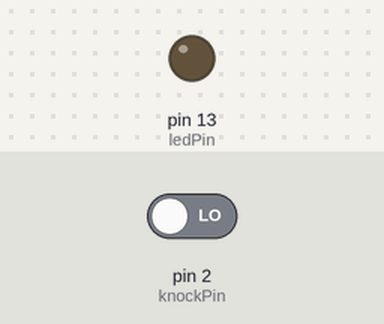
The sketch below on a simulated Arduino Uno, built with avr-gcc and run on an emulated ATmega328P. Shown: output pins drawn as LEDs (lit = HIGH). The test bench sets the inputs (shaded band); at power-on: pin 2 (knockPin) LOW. What the sketch prints to the serial monitor is not drawn.

Above: at 1.2 s.
1.3 s: pin 2 (knockPin) driven HIGH
At 8.5 s:
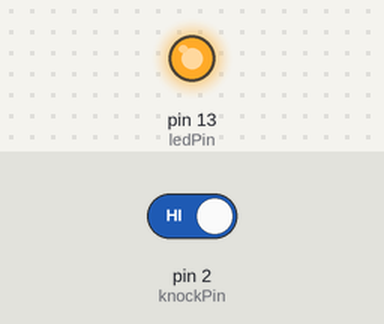
Timing chart, 0 to 15.6 s (numbered marks = the images above; inputs shaded):
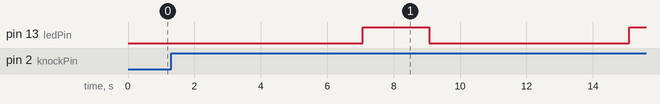

Measured:
- after the input at 1.3 s, pin 13 (ledPin): LOW → HIGH after 5.8 s, → LOW 2.0 s later, → HIGH 6.0 s later

The sketch:

knockdetector.ino
```cpp
#include <Arduino.h>

const int knockPin = 2;
const int ledPin = 13;

unsigned long previousMillis = 0;
const unsigned long interval = 1000;  // Interval in milliseconds

const int pattern_length = 5;  // Length of each knock pattern
const bool pattern1[] = {true, true, true, true, true};
const bool pattern2[] = {1, 1, 0, 1, 1};
const bool pattern3[] = {0, 1, 0, 1, 0};

const bool* patterns[] = {pattern1, pattern2, pattern3};
const int numPatterns = sizeof(patterns) / sizeof(patterns[0]);

bool checkEvent()
{
  return digitalRead(knockPin) == HIGH;
}

bool checkEventForSecond()
{
  unsigned long startMillis = millis();
  bool eventOccurred = false;

  while (millis() - startMillis < interval)
  {
    if (checkEvent())
    {
      eventOccurred = true;
      delay(1000 - (millis() - startMillis));  // Sleeps for the remainder of the time
      break;
    }
  }

  return eventOccurred;
}

void setup()
{
  pinMode(knockPin, INPUT);
  pinMode(ledPin, OUTPUT);
  digitalWrite(ledPin, LOW);
  Serial.begin(9600);
  Serial.println("\nProgram running...");
  Serial.println("Existing Patterns:");

  for (int i = 0; i < numPatterns; i++) {
    Serial.print("Pattern ");
    Serial.print(i + 1);
    Serial.print(": ");

    const bool* currentPattern = patterns[i];
    for (int j = 0; j < pattern_length; j++) {
      Serial.print(currentPattern[j]);
      if (j != pattern_length - 1) {
        Serial.print(", ");
      }
    }

    Serial.println();
  }
}

bool matchPattern(const bool* eventList, const bool* pattern)
{
  for (int i = 0; i < pattern_length; i++) {
    if (eventList[i] != pattern[i]) {
      return false;
    }
  }
  return true;
}

void loop()
{
  bool eventHappened = checkEventForSecond();
  Serial.print("\nNo knock detected. ");
  Serial.println(eventHappened);

  if (eventHappened)
  {
    Serial.println("\n\nRecording started!");
    bool eventList[pattern_length];
    int eventCount = 0;

    while (eventCount < pattern_length)
    {
      Serial.print("\nChecking...");
      bool isCheckEvent = checkEventForSecond();
      Serial.print("Pattern detected: ");
      Serial.println(isCheckEvent);

      eventList[eventCount] = isCheckEvent;
      eventCount++;
    }

    Serial.println("\nKnock Pattern Detected: ");
    for (int i = 0; i < pattern_length; i++) {
      Serial.print(eventList[i]);
      if (i != pattern_length - 1) {
        Serial.print(", ");
      }
    }

    bool patternMatches = false;
    for (int i = 0; i < numPatterns; i++)
    {
      if (matchPattern(eventList, patterns[i]))
      {
        patternMatches = true;
        break;
      }
    }

    if (patternMatches)
    {
      Serial.println("\nPattern matches!");
      digitalWrite(ledPin, HIGH);
      delay(2000);
      digitalWrite(ledPin, LOW);
    }
    else
    {
      Serial.println("\nPattern doesn't match!");
      digitalWrite(ledPin, LOW);
    }
  }
}
```
